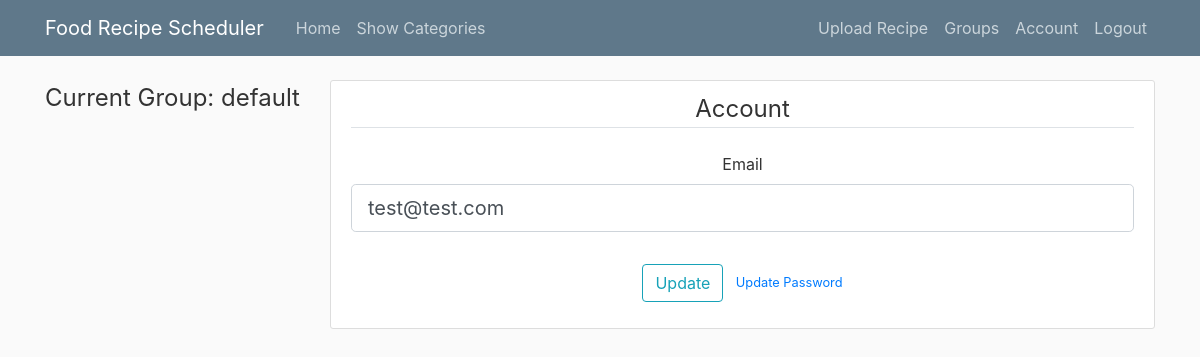
Page /account (signed in) on the earlier database version.
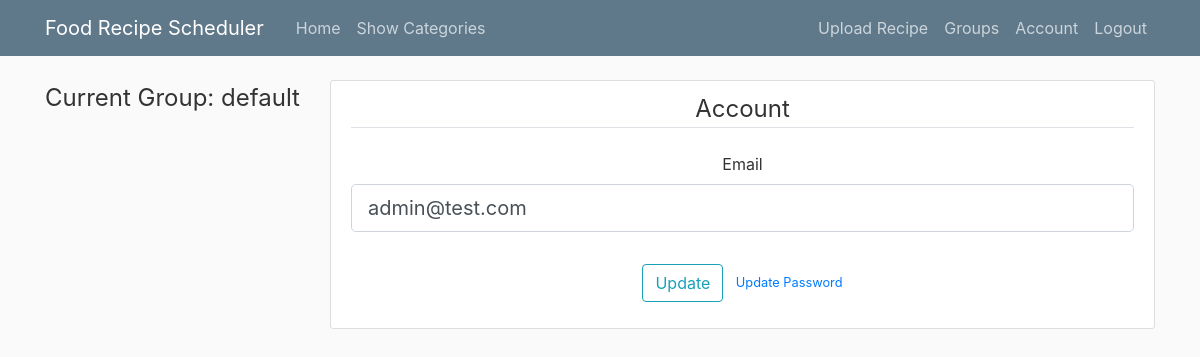
Same page on the later database version.
### recipe_scheduler/models.py (models this page shows, shortened)
class Group(db.Model):
    __table_name__ = 'group'
    id = db.Column(db.Integer, primary_key=True)
    group_name = db.Column(db.String(50), unique=False)
    events = db.relationship('Event', backref='event_group', lazy=True)
    categories = db.relationship('Category', backref='category_group', lazy=True)

class User(db.Model, UserMixin):
    __table_name__ = 'user'
    id = db.Column(db.Integer, primary_key=True)
    email = db.Column(db.String(120), unique=True, nullable=False)
    password = db.Column(db.String(60), nullable=False)
    user_groups = db.relationship('Group', secondary='user_groups',
                                  backref=db.backref('users', lazy='dynamic'))
    current_group = db.Column(db.Integer, nullable=False)
    def get_current_group(self):
        return self.current_group

### recipe_scheduler/users/routes.py (the view)
@users.route('/account', methods=['GET', 'POST'])
@login_required
def account():
    select_group = current_user.get_current_group()
    user_list = current_user.user_groups
    form = UpdateAccountForm()
    if form.validate_on_submit():
        current_user.email = form.email.data
        db.session.commit()
        flash('Your account has been updated', 'success')
        return redirect(url_for('users.account'))
    elif request.method == 'GET':
        form.email.data = current_user.email
    return render_template('account.html', title='Account', form=form,
                           user_list=user_list, select_group=int(select_group))

### recipe_scheduler/users/forms.py (shortened to what this page needs)
class UpdateAccountForm(FlaskForm):
    email = StringField(
        'Email',
        validators=[DataRequired(), Email()]
    )
    submit = SubmitField('Update')

### recipe_scheduler/models.py (called while the page is built)
@login_manager.user_loader
def loader_user(user_id):
    return User.query.get(int(user_id))

### recipe_scheduler/templates/account.html (shortened to what this page needs)
{% extends "layout.html" %}
{% block content %}
<div class="content-section">
    <form method="POST" action="">
        <fieldset class="form-group">
            <legend class="border-bottom mb-4">{{ title }}</legend>
            <div class="form-group">
                {{ form.email.label(class="form-control-label") }}
                {% if form.email.errors %}
                    {{ form.email(class="form-control form-control-lg is-invalid") }}
                    <div class="invalid-feedback">
                        {% for error in form.email.errors %}
                            <span>{{ error }}</span>
                        {% endfor %}
                    </div>
                {% else %}
                    {{ form.email(class="form-control form-control-lg") }}
                {% endif %}
            </div>
        </fieldset>
        <div class="form-group">
            {{ form.submit(class="btn btn-outline-info") }}
            <small class="text-muted ml-2">
                <a href="{{ url_for('users.update_password', email=current_user.email) }}">Update Password</a>
            </small>
        </div>
    </form>
</div>
{% endblock content %}

### recipe_scheduler/templates/layout.html (shortened to what this page needs)
<!DOCTYPE html>
<html lang="en">
<head>
    <link rel="stylesheet" href="https://stackpath.bootstrapcdn.com/bootstrap/4.3.1/css/bootstrap.min.css">
    <link rel="stylesheet" href="https://cdn.datatables.net/1.10.20/css/jquery.dataTables.min.css">
    <link rel="stylesheet" type="text/css" href="{{ url_for('static', filename='main.css') }}">
</head>
<body>
    <header class="site-header">
        <nav class="navbar navbar-expand-md navbar-dark bg-steel fixed-top">
            <div class="container">
                <a class="navbar-brand mr-4" href="/home">Food Recipe Scheduler</a>
                <div class="collapse navbar-collapse" id="navbarToggle">
                    <div class="navbar-nav mr-auto">
                        {% if current_user.is_authenticated %}
                        <a class="nav-item nav-link" href="{{ url_for('main.home') }}">Home</a>
                        <a class="nav-item nav-link" href="{{ url_for('categories.show_categories') }}">Show Categories</a>
                        {% endif %}
                    </div>
                    <div class="navbar-nav">
                       {% if current_user.is_authenticated %}
                        <a class="nav-item nav-link" href="{{ url_for('uploads.upload_recipe')}}">Upload Recipe</a>
                        <a class="nav-item nav-link" href="{{ url_for('users.show_groups')}}">Groups</a>
                        <a class="nav-item nav-link" href="{{ url_for('users.account')}}">Account</a>
                        <a class="nav-item nav-link" href="{{ url_for('users.logout')}}">Logout</a>
                        {% else %}
                        <a class="nav-item nav-link" href="{{ url_for('users.login')}}">Login</a>
                        <a class="nav-item nav-link" href="{{ url_for('users.register')}}">Register</a>
                        {% endif %}
                    </div>
                </div>
            </div>
        </nav>
    </header>
    <main role="main" class="container">
        <div class="row">
            <div class="sub-menu col-md-3 col-sm-6 col-3">
                {% include "sub_menu.html" %}
            </div>
            <div class="main-calendar col-md-9 col-sm-6 col-9">
                {% block content %}{% endblock %}
            </div>
        </div>
    </main>
</body>
</html>

### recipe_scheduler/templates/sub_menu.html (shortened to what this page needs)
{% if current_user.is_authenticated %}
<form name="myForm" action="{{ url_for('main.home') }}" method="post" id="submit-form-group">
        {% if group_title %}
        <button type="button" class="btn btn-info btn-block" data-toggle="collapse" data-target="#submenu-group">
            {{ group_title }}</button>
        <div id="submenu-group" class="collapse">
            {% for i in user_list%}
                {% if i.id == select_group %}
                    <input type="radio" checked="checked" name="group_options" id="option-{{i.id}}" value="{{i.id}}"> {{i.group_name}} </input><br>
                {% else %}
                    <input type="radio" name="group_options" id="option-{{i.id}}" value="{{i.id}}"> {{i.group_name}} </input><br>
                {% endif %}
            {% endfor %}
        </div>
        {% else %}
                {% for i in user_list%}
                    {% if i.id == select_group %}
                        <legend class="mb-4">Current Group: {{i.group_name}}</legend>
                    {% endif %}
                {% endfor %}
        {% endif%}
</form>
{% endif %}

### recipe_scheduler/static/main.css (style rules this page uses)
body { background: #fafafa; color: #333333; margin-top: 5rem; height: 100%; }
.bg-steel { background-color: #5f788a; }
.site-header .navbar-nav .nav-link { color: #cbd5db; }
.nav-link { padding: 0px; }
.main-calendar { text-align: center; }
.row { height: 100%; }
.content-section { background: #ffffff; padding: 10px 20px; border: 1px solid #dddddd; border-radius: 3px; margin-bottom: 20px; }

Differences in the rows shown:
changed User: email "test@test.com" → "admin@test.com"
